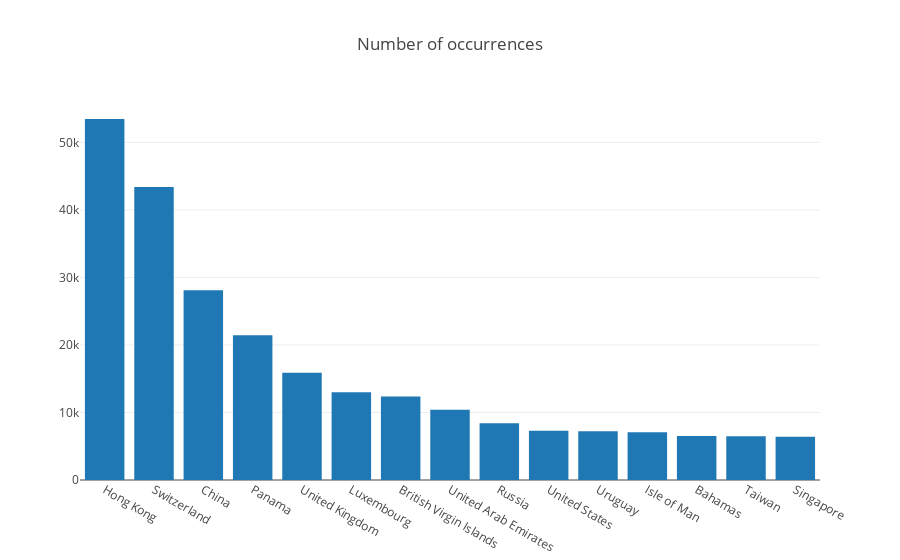

Notebook code cell kept with this figure:
### Markdown cell above
#### Number of occurrences

### Code cell
sorted_data = pp_total_country[['countries','total']].sort_values('total', ascending=False).head(15)

data = [go.Bar(
            x=sorted_data['countries'],
            y=sorted_data['total'],
    )]


layout = go.Layout(
    title='Number of occurrences',
)

fig = go.Figure(data=data, layout=layout)
plot(fig, filename='../TrovatelliT.github.io/ressources/bar_occurrences', auto_open=False)
iplot(fig, filename='bar_occurences')

### Figure 1 — Plotly figure (JSON) as saved in the notebook; plotly's stock layout.template omitted (floating-point values rounded to 4 significant figures)
{"data": [{"type": "bar", "uid": "76aefdb2-a2a6-43c6-87ee-0ae2acb1a06e", "x": ["Hong Kong", "Switzerland", "China", "Panama", "United Kingdom", "Luxembourg", "British Virgin Islands", "United Arab Emirates", "Russia", "United States", "Uruguay", "Isle of Man", "Bahamas", "Taiwan", "Singapore"], "y": [53475, 43397, 28101, 21432, 15900, 12983, 12368, 10392, 8389, 7281, 7205, 7087, 6532, 6466, 6411]}], "layout": {"title": "Number of occurrences"}}
